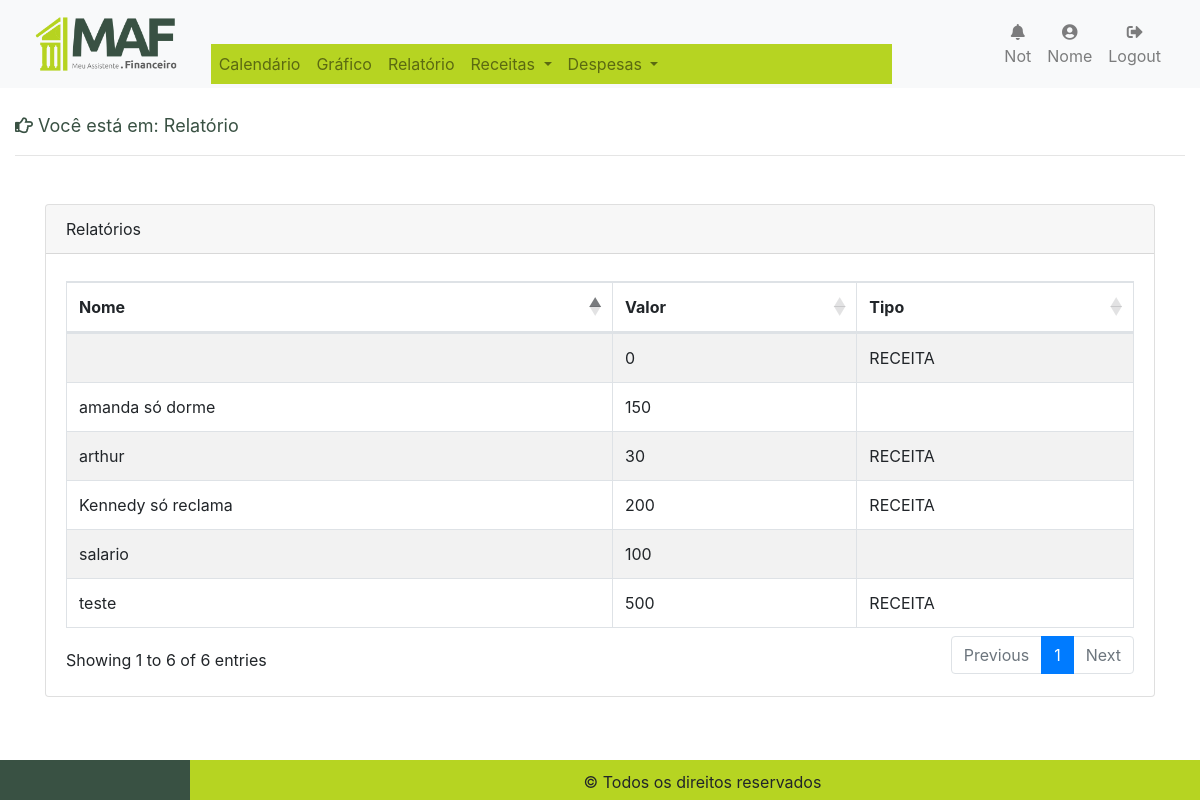
Page /relatorio.php on the committed database.
### tables this page shows
CREATE TABLE `lancamento` (
  `id` int(10) NOT NULL,
  `nome` varchar(50) NOT NULL,
  `valor` double NOT NULL,
  `categoria` varchar(50) NOT NULL,
  `tipo` varchar(50) NOT NULL,
  `saldo_anterior` double NOT NULL,
  `saldo_atual` double NOT NULL,
  `data_lancamento` date NOT NULL,
  `comentario` varchar(255) DEFAULT NULL,
  `conta_id` int(11) NOT NULL,
  `created_at` datetime NOT NULL,
  `updated_at` timestamp NOT NULL DEFAULT CURRENT_TIMESTAMP ON UPDATE CURRENT_TIMESTAMP
);

### relatorio.php (the view, shortened to what this page needs)
<?php
include("config.php");
?>
<!DOCTYPE html>
<html lang="en">
<head>
    <link rel="stylesheet" href="https://maxcdn.bootstrapcdn.com/bootstrap/4.0.0/css/bootstrap.min.css">
    <link rel="stylesheet" type="text/css" href="https://cdn.datatables.net/1.10.16/css/dataTables.bootstrap4.min.css">
    <link rel="stylesheet" href="/css/estilo.css">
    <link rel="stylesheet" href="https://use.fontawesome.com/releases/v5.0.8/css/solid.css"
>
    <link rel="stylesheet" href="https://use.fontawesome.com/releases/v5.0.8/css/regular.css"
>
    <link rel="stylesheet" href="https://use.fontawesome.com/releases/v5.0.8/css/brands.css"
>
    <link rel="stylesheet" href="https://use.fontawesome.com/releases/v5.0.8/css/fontawesome.css"
>
</head>
<body>
    <main>
        <div class="container-fluid">
            <div>
                <br>
                <p>
                    <span style="color:#395143; font-size: 18px;">
                        <i class="far fa-hand-point-right"></i> Você está em: Relatório
                    </span>
                </p>
            </div>
            <hr>
            <div class="container">
                <div class="card card-register mx-auto mt-5">
                  <div class="card-header">Relatórios</div>
                  <div class="card-body">
                    <div class="box">
                        <div class="box-body">
                          <table id="example2" class="table table-bordered table-striped">
                            <thead>
                                <tr>
                                  <th>Nome</th>
                                  <th>Valor</th>
                                  <th>Tipo</th>
                              </tr>
                          </thead>
                          <tbody>
                            <?php
                            $query = sprintf(" SELECT `nome`, `valor`, `categoria` FROM `lancamento`; ");
                            $dados = mysqli_query($conn,$query);
                            $linha = mysqli_fetch_assoc($dados);
                            $total = mysqli_num_rows($dados);
                            if($total > 0) {
                                do{
                                    echo '<tr> ';
                                    echo '<td> ' . $linha['nome'] . '</td>';
                                    echo '<td> ' . $linha['valor'] . '</td>';
                                    echo '<td> ' . $linha['categoria'] . '</td>';
                                    echo '</tr>';
                                }while($linha = mysqli_fetch_assoc($dados));
                            }
                            ?>
                      </tbody>
              </table>
      </div>
  </div>
</div>
</div>
</main>
</body>
</html>

### rows in the picture
lancamento: nome "teste", valor "500", categoria "RECEITA"
lancamento: nome "arthur", valor "30", categoria "RECEITA"
lancamento: nome "salario", valor "100"
lancamento: nome "amanda só dorme", valor "150"
lancamento: nome "Kennedy só reclama", valor "200", categoria "RECEITA"
lancamento: valor "0", categoria "RECEITA"
